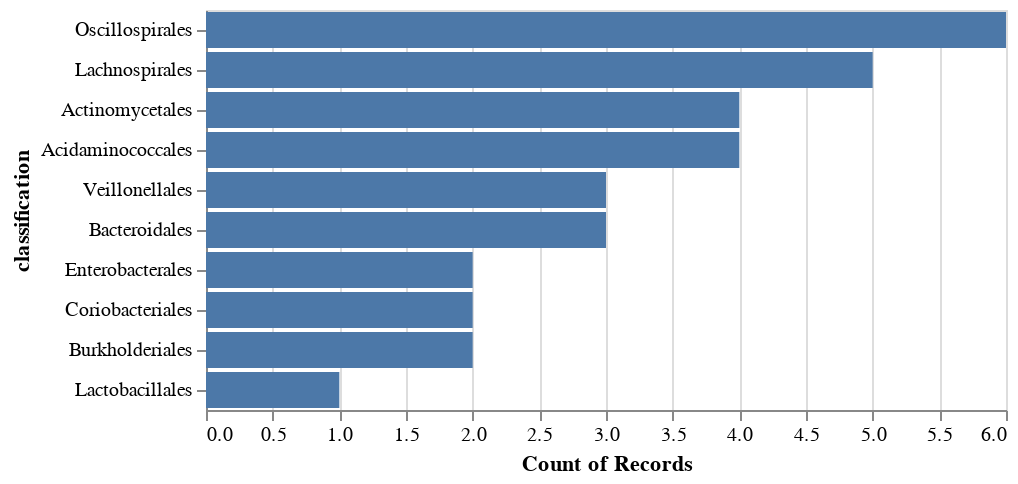

Here is the notebook cell this chart was saved with:
### Code cell
alt.Chart(gtdb).mark_bar().encode(
 alt.X('count(classification):Q'),
 alt.Y('classification:N', sort='-x')
)
